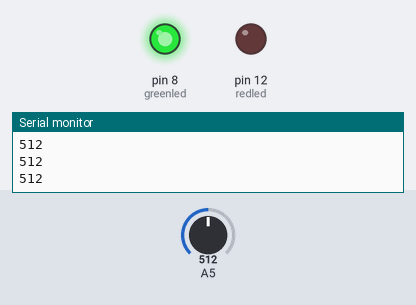
Bench run of a sketch on a simulated Arduino Uno, built with avr-gcc and run on an emulated ATmega328P. Shown: output pins drawn as LEDs (lit = HIGH), the last lines printed to the serial monitor. The inputs (shaded band) are chosen by the test bench; at power-on: A5 = 512.

Above: at 1.2 s.
1.3 s: A5 set to 210
2.8 s: A5 set to 184
At 4.1 s:
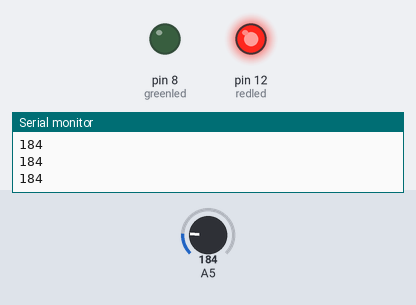
4.4 s: A5 set to 306
At 5.7 s:
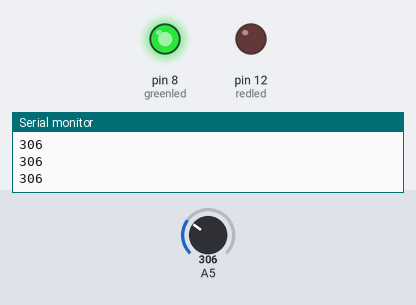
6.0 s: A5 set to 190
At 6.9 s:
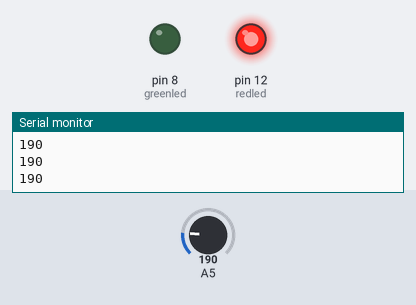
Timing chart, 0 to 8.6 s (numbered marks = the images above; inputs shaded):
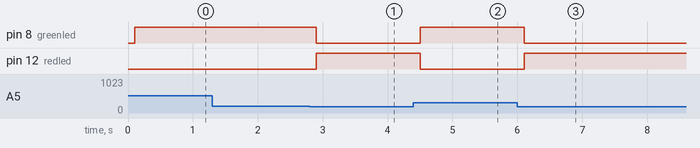

The sketch:

cau3.ino
```cpp
int sensor;

const int greenled = 8;
const int redled = 12;
const int thresh = 200;

void setup()
{
  Serial.begin(9600);

  pinMode(redled, OUTPUT);
  pinMode(greenled, OUTPUT);
}

void loop()
{
  delay(100);
  sensor = analogRead(A5);
  Serial.println(sensor);

  if(sensor > thresh)
  {
    digitalWrite(redled, LOW);
    digitalWrite(greenled, HIGH);
  }
  else
  {
    digitalWrite(redled, HIGH);
    digitalWrite(greenled, LOW);
  }
  delay(100);
}
```

Measured:
- the behaviour switches between 201 and 200 on A5 (found by bisection; images 0 and 1)
- after the input at 2.8 s, pin 8 (greenled): HIGH → LOW after 0.10 s; pin 12 (redled): LOW → HIGH after 0.10 s
- after the input at 4.4 s, pin 8 (greenled): LOW → HIGH after 0.11 s; pin 12 (redled): HIGH → LOW after 0.11 s
- after the input at 6.0 s, pin 8 (greenled): HIGH → LOW after 0.11 s; pin 12 (redled): LOW → HIGH after 0.11 s
